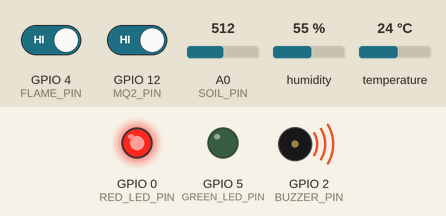
Bench run of a sketch on a simulated ESP8266 (NodeMCU). Shown: output pins drawn as LEDs (lit = HIGH), buzzer (waves = sounding, pin HIGH). The inputs (shaded band) are chosen by the test bench; at power-on: A0 (SOIL_PIN) = 512, GPIO 4 (FLAME_PIN) HIGH, GPIO 12 (MQ2_PIN) HIGH, humidity 55 %, temperature 24 °C. WiFi joins after 1.5 s; servers stay silent unless stated; uploads are accepted with an empty reply; what the sketch prints to the serial monitor is not drawn.

Above: at 3.7 s.
3.8 s: A0 (SOIL_PIN) set to 786
7.2 s: A0 (SOIL_PIN) set to 817
At 8.8 s:
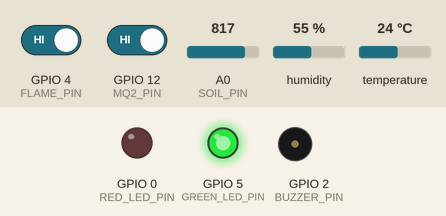
10.6 s: GPIO 4 (FLAME_PIN) driven LOW
At 13.2 s:
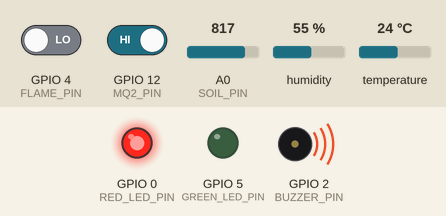
16.8 s: GPIO 4 (FLAME_PIN) driven HIGH
At 19.0 s:
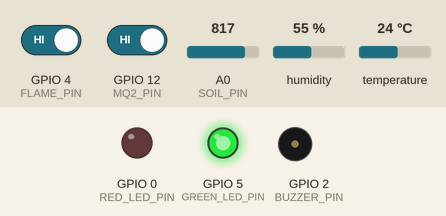
20.2 s: GPIO 12 (MQ2_PIN) driven LOW
At 21.2 s:
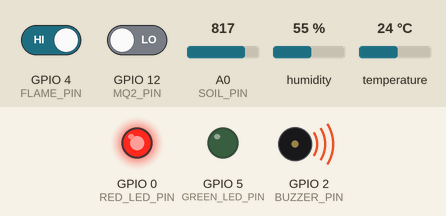
Timing chart, 0 to 23.2 s (numbered marks = the images above; inputs shaded):
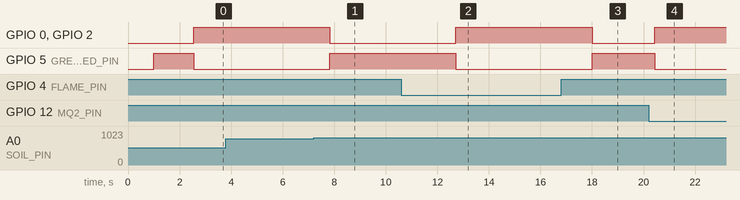

The sketch:

esp8266_sensors.ino
```cpp
/*
  D-SQUARE 2.0 - IoT Ground Station Node Firmware
  Auto-Reset Alert Logic (Flame + Smoke + Soil Moisture Only)

  MQ-2 logic FIXED for modules where:
    - No smoke (clean air) => D0 = HIGH
    - Smoke detected       => D0 = LOW

  Behavior:
    - If flame OR smoke OR soil_raw < 800:
        • Green LED OFF
        • Red LED ON
        • Buzzer ON continuously
    - When all sensors return to normal:
        • Green LED ON
        • Red LED OFF
        • Buzzer OFF

  Pin Mapping:
    - DHT11 Temp & Humidity      -> D5 (GPIO14)
    - Capacitive Soil Moisture   -> A0 (Analog ADC)
    - MQ-2 Gas & Smoke (D0)      -> D6 (GPIO12)
    - IR Flame Sensor            -> D2 (GPIO4)
    - Green Status LED           -> D1 (GPIO5) via 220Ω
    - Red Alert LED              -> D3 (GPIO0) via 220Ω
    - Buzzer                     -> D4 (GPIO2)
        • Buzzer+: D4, Buzzer-: GND
        • Red LED+: 220Ω -> D3, Red LED-: GND
*/

#include <ESP8266WiFi.h>
#include <ESP8266HTTPClient.h>
#include <WiFiClientSecure.h>
#include <DHT.h>

// ---------- WiFi & Server Configuration ----------
const char* ssid     = "Joke";
const char* password = "Joke@2005";

const char* localServerUrl   = "http://10.172.49.122:5001/api/sensor_data";
const char* hardwareAlertUrl = "http://10.172.49.122:5001/api/v1/hardware-alert";
const char* cloudflareUrl    = "https://competitors-insert-peas-above.trycloudflare.com/api/sensor_data";

// ---------- Pin Definitions ----------
#define DHT_PIN          14   // D5 / GPIO14
#define DHT_TYPE         DHT11
#define SOIL_PIN         A0   // A0 / ADC0
#define MQ2_PIN          12   // D6 / GPIO12 (MQ-2 D0)
#define FLAME_PIN        4    // D2 / GPIO4
#define GREEN_LED_PIN    5    // D1 / GPIO5
#define RED_LED_PIN      0    // D3 / GPIO0
#define BUZZER_PIN       2    // D4 / GPIO2

// ---------- Threshold ----------
const int SOIL_RAW_ALERT_THRESHOLD = 800;  // Alert when soil raw < 800

DHT dht(DHT_PIN, DHT_TYPE);

// ---------- WiFi Connection ----------
void connectToWiFi() {
  if (WiFi.status() == WL_CONNECTED) return;

  Serial.print("Connecting to WiFi: ");
  Serial.println(ssid);

  WiFi.mode(WIFI_STA);
  WiFi.begin(ssid, password);

  int attempts = 0;
  while (WiFi.status() != WL_CONNECTED && attempts < 25) {
    delay(500);
    Serial.print(".");
    attempts++;
  }

  if (WiFi.status() == WL_CONNECTED) {
    Serial.println("\nWiFi connected successfully.");
    Serial.print("ESP8266 IP: ");
    Serial.println(WiFi.localIP());
  } else {
    Serial.println("\nWiFi connection failed.");
  }
}

// ---------- Output Control ----------
void setNormalOutputs() {
  digitalWrite(GREEN_LED_PIN, HIGH);  // Green ON
  digitalWrite(RED_LED_PIN, LOW);     // Red OFF
  digitalWrite(BUZZER_PIN, LOW);      // Buzzer OFF
}

void setAlertOutputs() {
  digitalWrite(GREEN_LED_PIN, LOW);   // Green OFF
  digitalWrite(RED_LED_PIN, HIGH);    // Red ON
  digitalWrite(BUZZER_PIN, HIGH);     // Buzzer ON continuously
}

// ---------- Setup ----------
void setup() {
  Serial.begin(115200);
  delay(1000);

  pinMode(MQ2_PIN, INPUT);
  pinMode(FLAME_PIN, INPUT);

  pinMode(GREEN_LED_PIN, OUTPUT);
  pinMode(RED_LED_PIN, OUTPUT);
  pinMode(BUZZER_PIN, OUTPUT);

  // Start in normal display mode
  setNormalOutputs();

  dht.begin();

  Serial.println();
  Serial.println("===============================================");
  Serial.println("D-SQUARE 2.0: Auto-Reset Alert System");
  Serial.println("MQ-2: HIGH = no smoke, LOW = smoke detected");
  Serial.println("Alert: Flame OR Smoke OR Soil Raw < 800");
  Serial.println("Normal: Green ON | Alert: Red + Buzzer ON");
  Serial.println("===============================================");

  connectToWiFi();
}

// ---------- Telemetry Send Function ----------
void sendTelemetryToServer(float temp, float hum, int soilRaw, float soilPct,
                           int mq2Gas, int flame, bool isAlert) {
  if (WiFi.status() != WL_CONNECTED) {
    connectToWiFi();
    if (WiFi.status() != WL_CONNECTED) return;
  }

  String scenarioStr = isAlert ? "hazard_alert" : "normal";
  String disasterStr = "none";

  if (flame == 1 || mq2Gas == 1) {
    disasterStr = "fire";
  } else if (soilRaw < SOIL_RAW_ALERT_THRESHOLD) {
    disasterStr = "landslide";
  }

  String jsonPayload = "{";
  jsonPayload += "\"node_id\":\"D-SQUARE_NODE_01\",";
  jsonPayload += "\"temperature\":" + String(isnan(temp) ? 25.0 : temp, 1) + ",";
  jsonPayload += "\"humidity\":" + String(isnan(hum) ? 50.0 : hum, 1) + ",";
  jsonPayload += "\"soil_moisture\":" + String(soilPct, 1) + ",";
  jsonPayload += "\"soil_raw\":" + String(soilRaw) + ",";
  jsonPayload += "\"mq2_gas\":" + String(mq2Gas) + ",";
  jsonPayload += "\"flame\":" + String(flame) + ",";
  jsonPayload += "\"disaster_type\":\"" + disasterStr + "\",";
  jsonPayload += "\"scenario\":\"" + scenarioStr + "\"";
  jsonPayload += "}";

  Serial.println("\nTelemetry:");
  Serial.println(jsonPayload);

  // Step 1: Local HTTP telemetry
  WiFiClient client;
  HTTPClient http;
  http.begin(client, localServerUrl);
  http.addHeader("Content-Type", "application/json");

  int httpCode = http.POST(jsonPayload);
  if (httpCode > 0) {
    Serial.print("Telemetry HTTP code: ");
    Serial.println(httpCode);
  } else {
    Serial.print("Local HTTP error: ");
    Serial.println(http.errorToString(httpCode).c_str());
  }
  http.end();

  // Step 2: Hardware alert endpoint only while a hazard exists
  if (isAlert) {
    String hwPayload = "{";
    hwPayload += "\"event_id\":\"EVT-HW-" + String(millis()) + "\",";
    hwPayload += "\"node_id\":\"D-SQUARE_NODE_01\",";
    hwPayload += "\"disaster_type\":\"" + disasterStr + "\",";
    hwPayload += "\"severity\":\"CRITICAL\",";
    hwPayload += "\"confidence\":0.95,";
    hwPayload += "\"latitude\":30.0668,";
    hwPayload += "\"longitude\":79.0193,";
    hwPayload += "\"location_name\":\"Uttarakhand Slope Sector 4\",";
    hwPayload += "\"sensor_readings\":{\"temp\":" + String(temp, 1);
    hwPayload += ",\"hum\":" + String(hum, 1);
    hwPayload += ",\"soil\":" + String(soilPct, 1);
    hwPayload += ",\"soil_raw\":" + String(soilRaw);
    hwPayload += ",\"mq2\":" + String(mq2Gas);
    hwPayload += ",\"flame\":" + String(flame) + "}";
    hwPayload += "}";

    HTTPClient httpAlert;
    httpAlert.begin(client, hardwareAlertUrl);
    httpAlert.addHeader("Content-Type", "application/json");
    int alertCode = httpAlert.POST(hwPayload);
    if (alertCode > 0) {
      Serial.print("Hardware alert HTTP code: ");
      Serial.println(alertCode);
    }
    httpAlert.end();
  }

  // Step 3: HTTPS fallback telemetry
  WiFiClientSecure secureClient;
  secureClient.setInsecure();

  HTTPClient https;
  https.begin(secureClient, cloudflareUrl);
  https.addHeader("Content-Type", "application/json");
  int httpsCode = https.POST(jsonPayload);

  if (httpsCode > 0) {
    Serial.print("Cloudflare HTTPS code: ");
    Serial.println(httpsCode);
  } else {
    Serial.print("Cloudflare HTTPS error: ");
    Serial.println(https.errorToString(httpsCode).c_str());
  }
  https.end();
}

// ---------- Main Loop ----------
void loop() {
  float temperature = dht.readTemperature();
  float humidity = dht.readHumidity();

  int soilRaw = analogRead(SOIL_PIN);
  float soilMoisturePct = map(soilRaw, 1023, 0, 0, 100);
  soilMoisturePct = constrain(soilMoisturePct, 0.0, 100.0);

  // Read MQ-2 digital output
  int mq2Raw = digitalRead(MQ2_PIN);
  // INVERTED logic for your module:
  //   LOW  => smoke detected
  //   HIGH => no smoke
  int mq2Gas = (mq2Raw == LOW) ? 1 : 0;

  // Flame module logic: LOW = flame detected
  int flameRaw = digitalRead(FLAME_PIN);
  int flame = (flameRaw == LOW) ? 1 : 0;

  bool fireHazard = (flame == 1 || mq2Gas == 1);
  bool landslideHazard = (soilRaw < SOIL_RAW_ALERT_THRESHOLD);
  bool isAlert = (fireHazard || landslideHazard);

  // Debug output
  Serial.print("MQ2_PIN raw: ");
  Serial.print(mq2Raw);
  Serial.print(" | mq2Gas: ");
  Serial.print(mq2Gas);
  Serial.print(" | Soil Raw: ");
  Serial.print(soilRaw);
  Serial.print(" | Flame: ");
  Serial.print(flame);
  Serial.print(" | Alert: ");
  Serial.println(isAlert ? "YES" : "NO");

  // Auto-reset state: evaluated on every loop.
  if (isAlert) {
    setAlertOutputs();
    Serial.println("OUTPUT: Red ON | Buzzer ON");
  } else {
    setNormalOutputs();
    Serial.println("OUTPUT: Green ON | Buzzer OFF");
  }

  sendTelemetryToServer(
    temperature, humidity, soilRaw, soilMoisturePct,
    mq2Gas, flame, isAlert
  );

  delay(2000);
}
```

Measured:
- the behaviour switches between 799 and 800 on A0 (SOIL_PIN) (found by bisection; images 0 and 1)
- after the input at 3.8 s, every drawn part: stays the same
- after the input at 7.2 s, GPIO 0 (RED_LED_PIN), GPIO 2 (BUZZER_PIN): HIGH → LOW after 0.63 s; GPIO 5 (GREEN_LED_PIN): LOW → HIGH after 0.63 s
- after the input at 10.6 s, GPIO 0 (RED_LED_PIN), GPIO 2 (BUZZER_PIN): LOW → HIGH after 2.1 s; GPIO 5 (GREEN_LED_PIN): HIGH → LOW after 2.1 s
- after the input at 16.8 s, GPIO 0 (RED_LED_PIN), GPIO 2 (BUZZER_PIN): HIGH → LOW after 1.2 s; GPIO 5 (GREEN_LED_PIN): LOW → HIGH after 1.2 s
- after the input at 20.2 s, GPIO 0 (RED_LED_PIN), GPIO 2 (BUZZER_PIN): LOW → HIGH after 0.24 s; GPIO 5 (GREEN_LED_PIN): HIGH → LOW after 0.24 s
